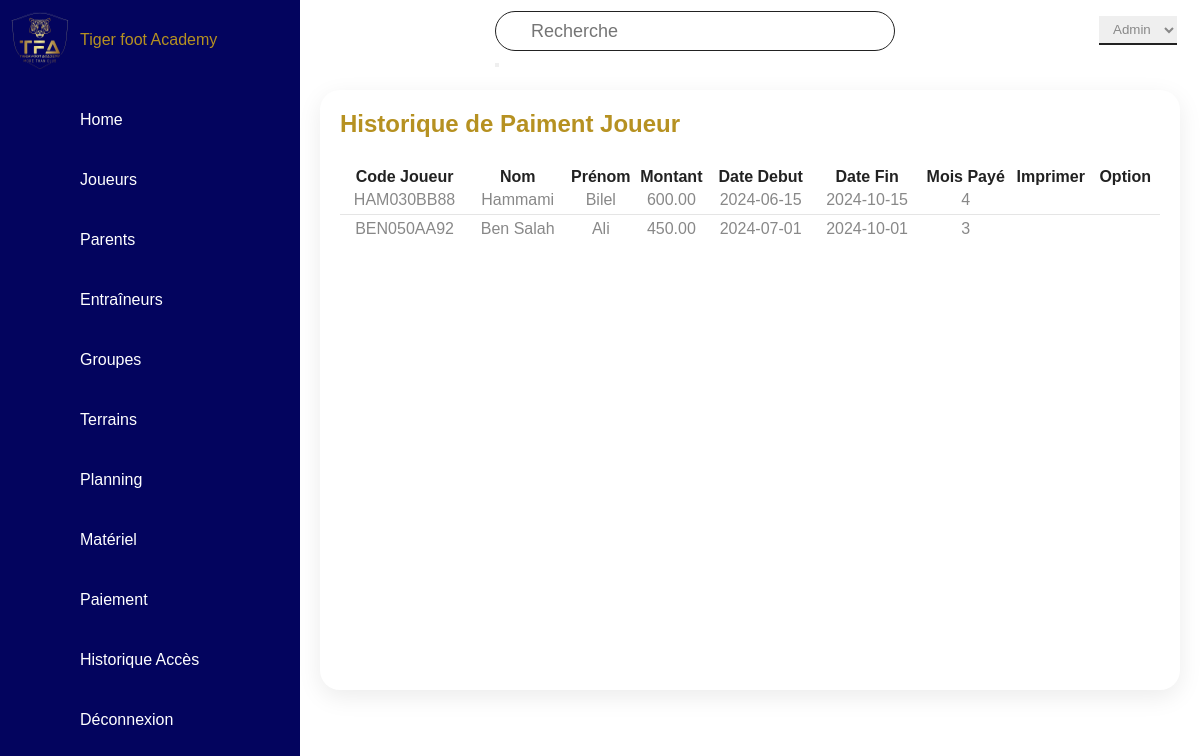
/historique_paiementJoueur.php (signed in), run on an earlier commit of the app's database.
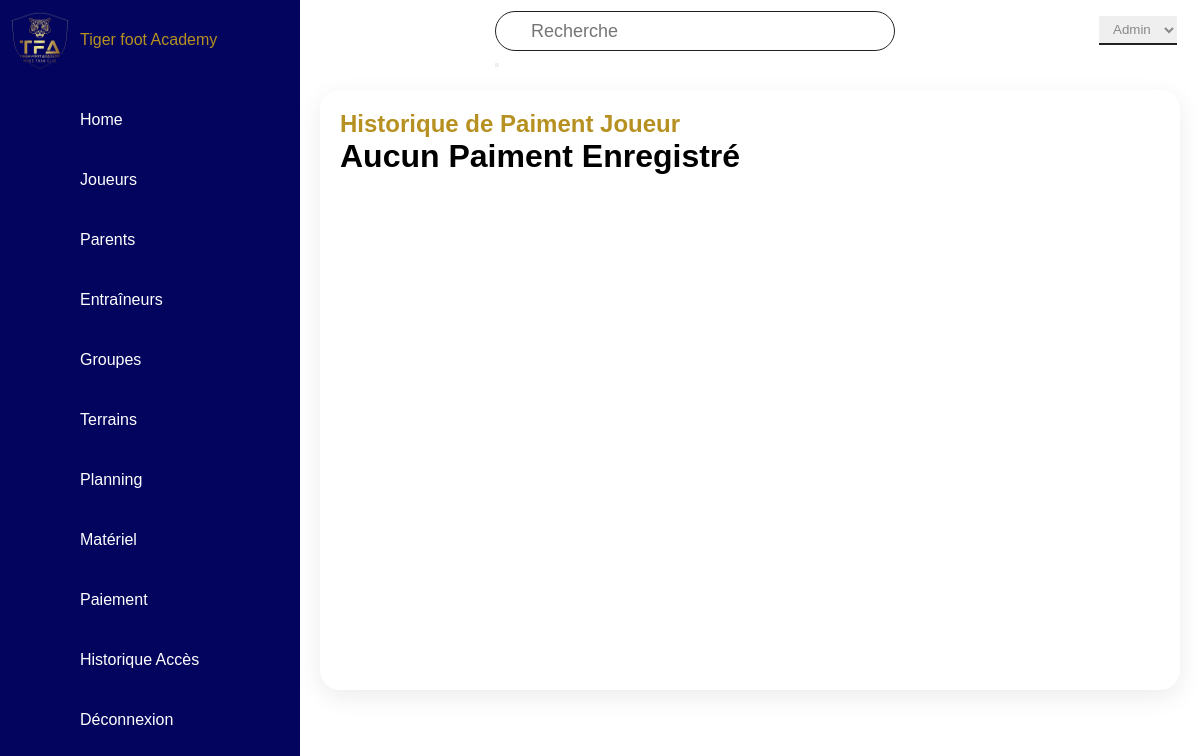
And on a later commit of the database.
### tables this page shows
CREATE TABLE Paiement_Joueur (
    id INT PRIMARY KEY AUTO_INCREMENT,
    code VARCHAR(255)  NOT NULL  ,
    nom VARCHAR(255) NOT NULL,
    prenom VARCHAR(255) NOT NULL,
    montant DECIMAL(10, 2) NOT NULL,
    date_debut DATE NOT NULL,
    date_fin DATE NOT NULL,
    nb_mois INT NOT NULL
);

### historique_paiementJoueur.php (the view, shortened to what this page needs)
<?php
require_once "connection.php";
include "navigation.php";
$sql1 = "SELECT * FROM Paiement_Joueur ORDER BY id DESC ";
$result1 =mysqli_query($con,$sql1);
$nb=mysqli_num_rows($result1);
?>
<!DOCTYPE html>
<html lang="en">
<head>
    <link rel="stylesheet" href="styleDashbord.css">
</head>
<body>
    <div class="main">
        <div class="topbar">
          <div class="toggle"><ion-icon name="menu-outline"></ion-icon></div>
            <div class="search"><form action="rechercheHistJoueurs.php" method="GET">
                <input type="text" name="search" placeholder="Recherche">
                <button type="submit"><ion-icon name="search-outline"></ion-icon></button>
            </form>
          </div>
          <div class="user">
          <div class="notification"><a href="notifications.php"><ion-icon name="notifications-outline"></ion-icon></a></div>
            <div class="userType">
                    <select id="userTypeSelect">
                        <option value="admin">Admin</option>
                    </select>
                </div>
            </div>
        </div>
        <div class="detaille">
            <div class="affichageTable">
                <div class="cardHeader">
                    <h2>Historique de Paiment Joueur</h2>
                </div>
                <?php if ($nb > 0) {   ?>
            <table >
            <thead>
                    <tr>
                        <th>Code Joueur</th>
                        <th>Nom</th>
                        <th>Prénom</th>
                        <th>Montant</th>
                        <th>Date Debut</th>
                        <th>Date Fin</th>
                        <th>Mois Payé</th>
                        <th>Imprimer</th>
                        <th colspan="2">Option</th>
                    </tr>
                </thead>
                <tbody>
                <?php while($row = mysqli_fetch_assoc($result1)) { ?>
                    <tr>
                        <td align="center"><?php echo $row['code']; ?></td>
                        <td align="center"><?php echo $row['nom']; ?></td>
                        <td align="center"><?php echo $row['prenom']; ?></td>
                        <td align="center"><?php echo $row['montant']; ?></td>
                        <td align="center"><?php echo $row['date_debut']; ?></td>
                        <td align="center"><?php echo $row['date_fin']; ?></td>
                        <td align="center"><?php echo $row['nb_mois']; ?></td>
                        <td align="center"><a href="print_page.php?code=<?= $row["code"]?>" target="_blank"><ion-icon name="print-outline"></ion-icon></a></td>
                        <td align="center"><a onclick="return confirm('Êtes-vous sûr de vouloir modifier ce Paiment ?')" href="editPaimentJoueur.php?id=<?php echo ($row["id"]);?>"><ion-icon name="create-outline"></ion-icon></a></td>
                        <td align="center"><a onclick="return confirm('Êtes-vous sûr de vouloir supprimer ce Paiment ?')" href="deletePaimentJoueur.php?id=<?php echo($row["id"]); ?>"><ion-icon name="trash-outline"></ion-icon></a></td>
                    </tr>
                <?php } ?>
                </tbody>
            </table>
        </div>
            <?php }
                else {?>
            <div class="jumbotron">
                <h1>Aucun Paiment Enregistré</h1>
            </div>
            <?php } ?>
        </div>
    </div>
</body>
</html>

What changed in the data, as far as the page shows it:
removed paiement_joueur: code "HAM030BB88", nom "Hammami", prenom "Bilel", montant "600.00", date_debut "2024-06-15", date_fin "2024-10-15", nb_mois "4"
removed paiement_joueur: code "BEN050AA92", nom "Ben Salah", prenom "Ali", montant "450.00", date_debut "2024-07-01", date_fin "2024-10-01", nb_mois "3"
Also different on the page:
text no longer shown: "Code Joueur Nom Prénom Montant Date Debut Date Fin Mois Payé Imprimer Option"
text now shown: "Aucun Paiment Enregistré"
